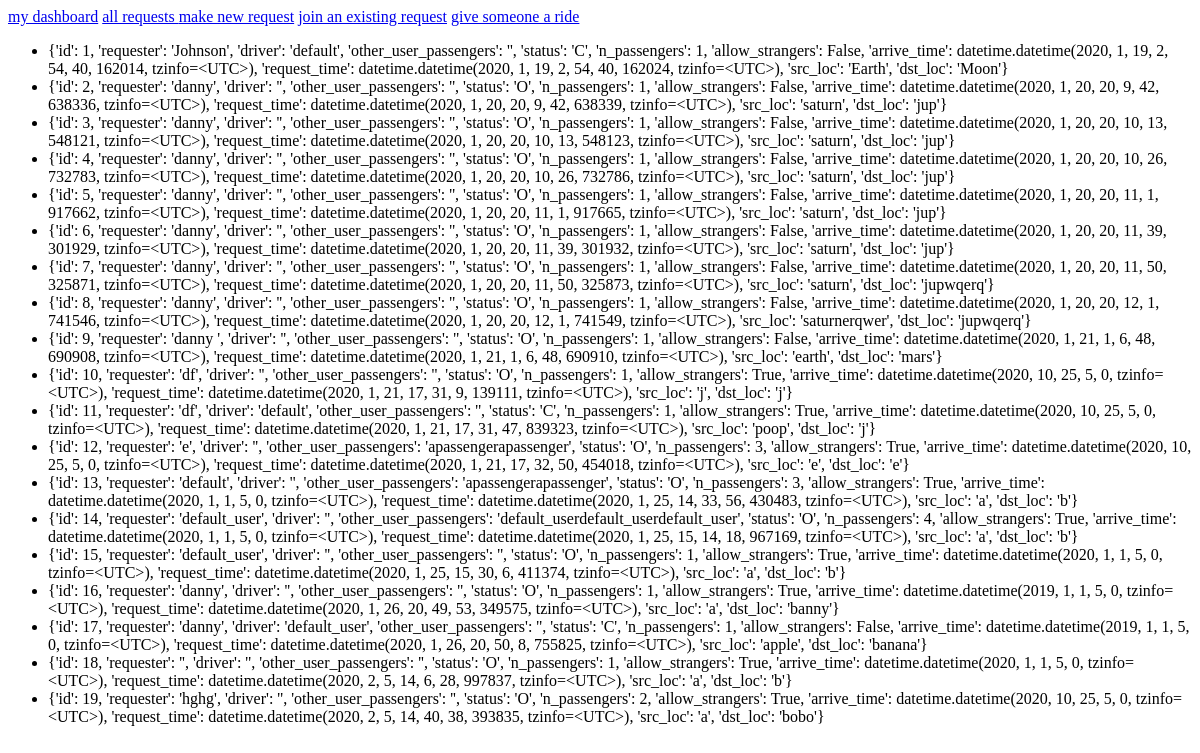
The app's page /riderequests/, older data.
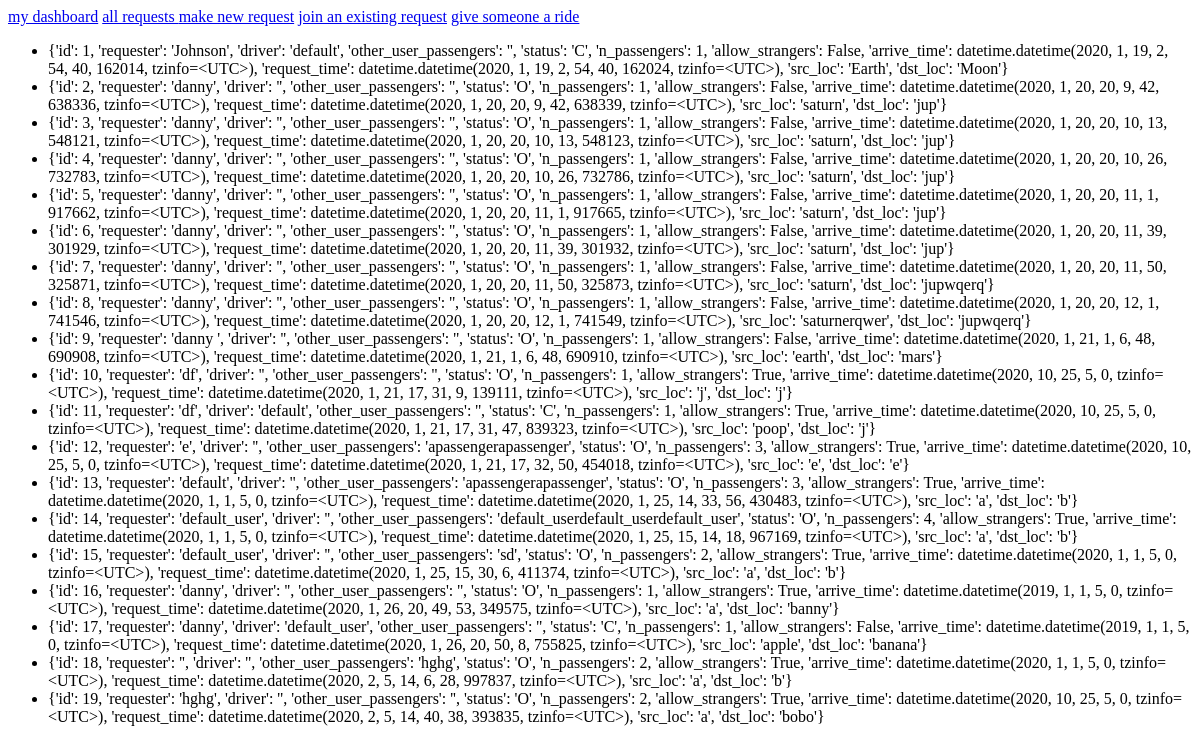
The same page, newer data.
### riderequests/models.py (models this page shows)
class Request(models.Model):
    OPEN = 'O'
    CONFIRMED = 'C'
    COMPLETED = 'F'
    STATUSES = (
            (OPEN, 'open'),
            (CONFIRMED, 'confirmed'),
            (COMPLETED, 'completed'),
    )
    requester = models.CharField(max_length=50)
    driver = models.CharField(max_length = 50, default = '')
    other_user_passengers =  models.CharField(max_length = 500, default = '')
    status = models.CharField(
            max_length=1,
            choices = STATUSES,
            default = OPEN)
    n_passengers = models.IntegerField(default = 1)
    allow_strangers = models.BooleanField(default = False)
    arrive_time = models.DateTimeField('expected arrival')
    request_time = models.DateTimeField('request sent time',default = datetime.now)
    src_loc = models.CharField(max_length = 500)
    dst_loc = models.CharField(max_length = 500)
    def __str__(self):
        tmp = copy.copy(self.__dict__)
        del tmp['_state']
        return str(tmp)

### riderequests/views.py (the view)
# urls.py: path('',views.index,name='index'),
def index(request):
    context = {
            'requests' : Request.objects.all()
            }
    return render(request,"riderequests/show_requests.html",context=context)

### templates/riderequests/show_requests.html
{% include "./header_links.html" %}
{% if requests %}
	<ul>
	{% for req in requests %}
	<li>{{req}}</li>
	{% endfor %}
	</ul>
{% else %}
	<p> no requests! </p>
{% endif %}

### templates/riderequests/header_links.html
<a href = "/riderequests/my_dashboard">my dashboard</a>
<a href = "/riderequests/"> all requests </a>
<a href = "/riderequests/specifyrequest/"> make new request</a>
<a href = "/riderequests/search_shareable_rides/">join an existing request</a>
<a href = "/riderequests/driver_search_requests/">give someone a ride</a>

Row changes from the older to the newer data that the page shows:
changed Request (number 15 of 19 on the later page): req "…'default_user', 'driver': '', 'other_user_passengers': '', 'status': 'O', 'n_passengers': 1, 'allow_strangers': True, 'arrive_time': datetime.datetime(2020,…" → "…'default_user', 'driver': '', 'other_user_passengers': 'sd', 'status': 'O', 'n_passengers': 2, 'allow_strangers': True, 'arrive_time': datetime.datetime(2020,…"
changed Request (number 18 of 19 on the later page): req "…'', 'driver': '', 'other_user_passengers': '', 'status': 'O', 'n_passengers': 1, 'allow_strangers': True, 'arrive_time': datetime.datetime(2020,…" → "…'', 'driver': '', 'other_user_passengers': 'hghg', 'status': 'O', 'n_passengers': 2, 'allow_strangers': True, 'arrive_time': datetime.datetime(2020,…"
